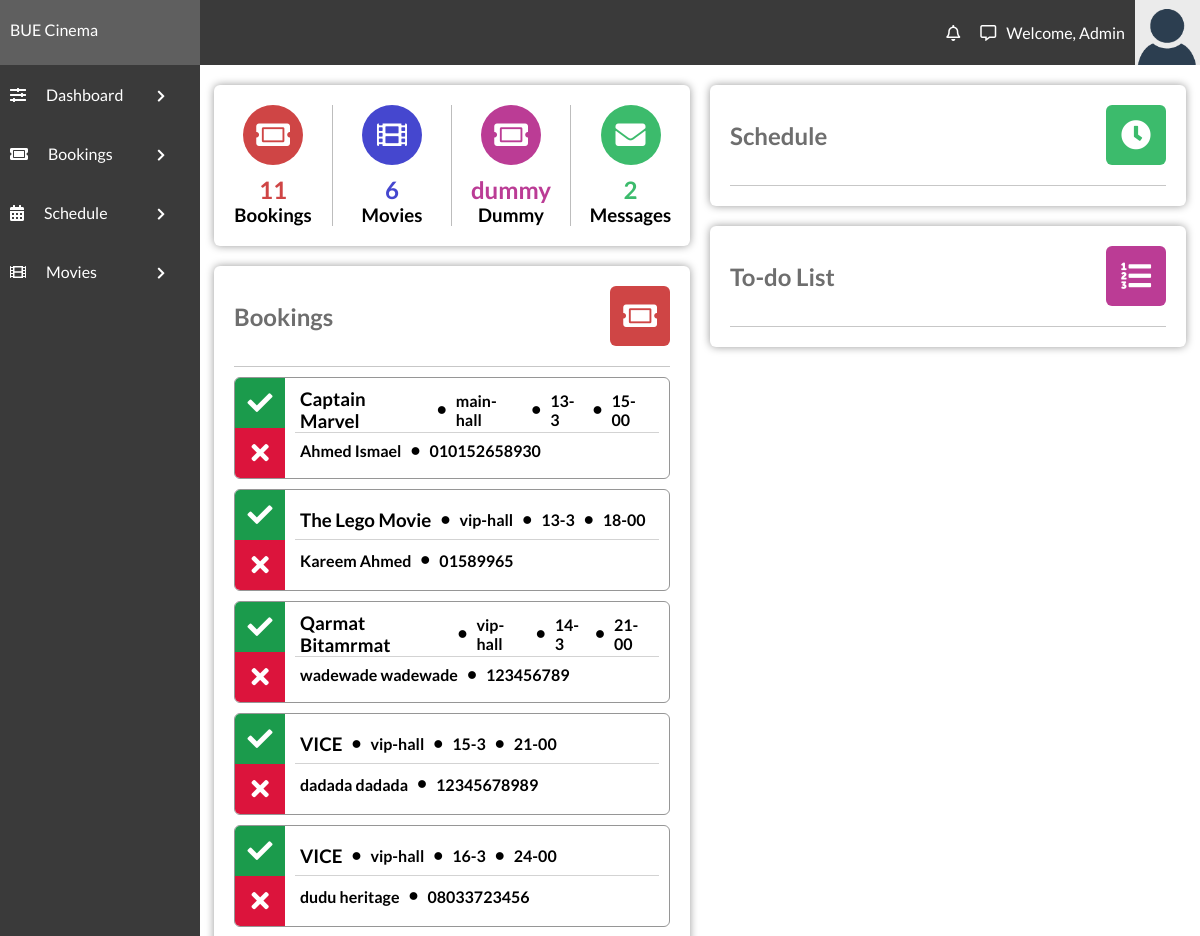
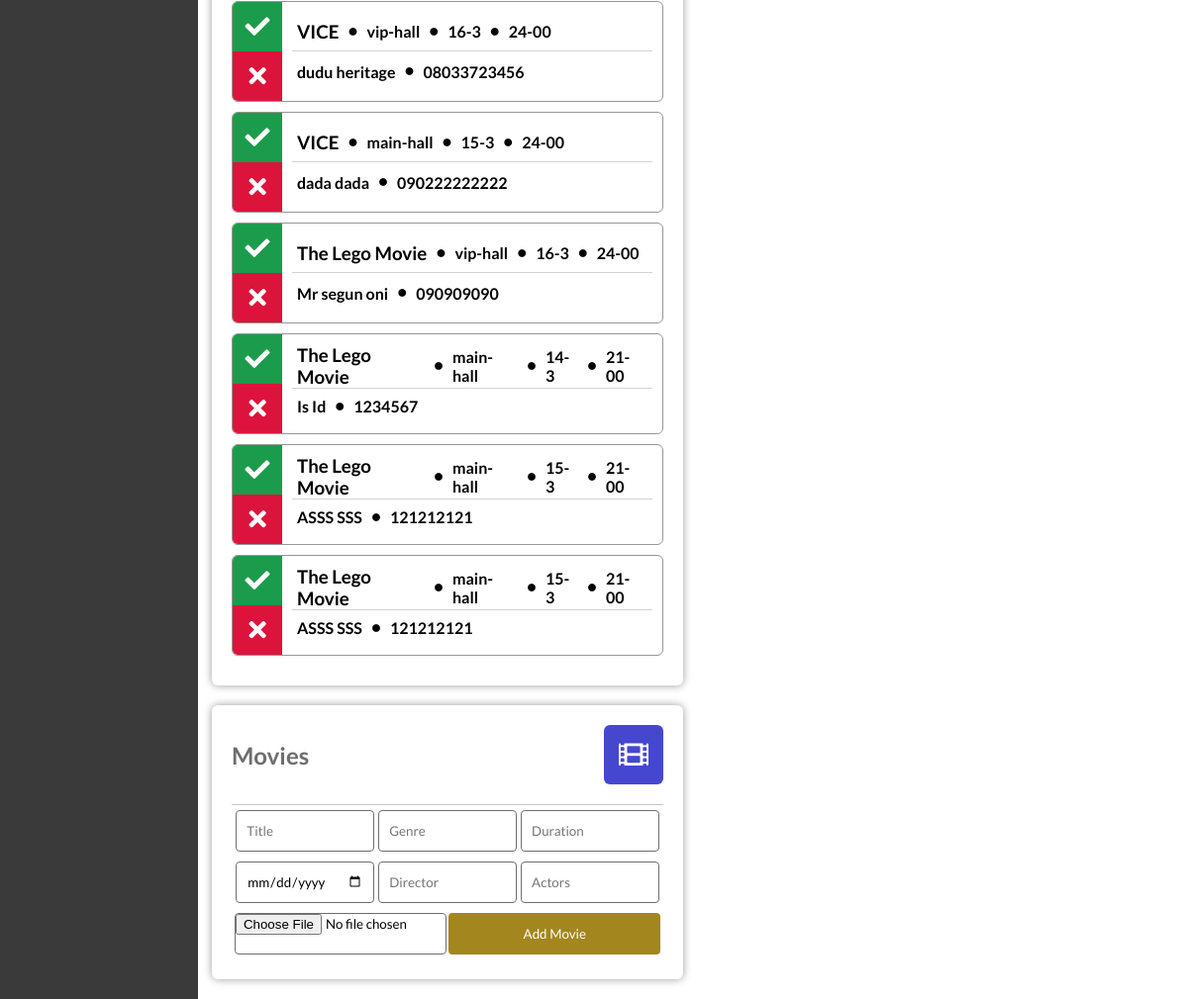
The app's page /admin/index.php with its own data (2 pictures, top to bottom).
### tables this page shows
CREATE TABLE `bookingTable` (
  `bookingID` int(11) NOT NULL,
  `movieName` varchar(100) DEFAULT NULL,
  `bookingTheatre` varchar(100) NOT NULL,
  `bookingType` varchar(100) DEFAULT NULL,
  `bookingDate` varchar(50) NOT NULL,
  `bookingTime` varchar(50) NOT NULL,
  `bookingFName` varchar(100) NOT NULL,
  `bookingLName` varchar(100) DEFAULT NULL,
  `bookingPNumber` varchar(12) NOT NULL
);

### admin/index.php (the view, shortened to what this page needs)
<!DOCTYPE html>
<html lang="en">
<head>
    <link rel="stylesheet" href="../style/styles.css">
    <link rel="stylesheet" href="https://use.fontawesome.com/releases/v5.7.2/css/all.css"
>
</head>
<body>
    <?php
    $link = mysqli_connect("localhost", "root", "", "cinemar");
    $sql = "SELECT * FROM bookingTable";
    $bookingsNo=mysqli_num_rows(mysqli_query($link, $sql));
    $messagesNo=mysqli_num_rows(mysqli_query($link, "SELECT * FROM feedbackTable"));
    $moviesNo=mysqli_num_rows(mysqli_query($link, "SELECT * FROM movieTable"));
    ?>
    <div class="admin-section-header">
        <div class="admin-logo">
            BUE Cinema
        </div>
        <div class="admin-login-info">
            <i class="far fa-bell admin-notification-button"></i>
            <i class="far fa-comment-alt"></i>
            <a href="#">Welcome, Admin</a>
            <img class="admin-user-avatar" src="../img/avatar.png" alt="">
        </div>
    </div>
    <div class="admin-container">
        <div class="admin-section admin-section1 ">
            <ul>
                <li><i class="fas fa-sliders-h"></i><a href="admin.php">Dashboard </a><i class="fas admin-dropdown fa-chevron-right"></i></li>
                <li><i class="fas fa-ticket-alt"></i><a href="">Bookings</a> <i class="fas admin-dropdown fa-chevron-right"></i></li>
                <li class="admin-navigation-schedule"><i class="fas fa-calendar-alt"></i>Schedule <i
                        class="fas admin-dropdown fa-chevron-right"></i>
                </li>
                <li><i class="fas fa-film"></i>Movies <i class="fas admin-dropdown fa-chevron-right"></i></li>
            </ul>
        </div>
        <div class="admin-section admin-section2">
            <div class="admin-section-column">
                <div class="admin-section-panel admin-section-stats">
                    <div class="admin-section-stats-panel">
                        <i class="fas fa-ticket-alt" style="background-color: #cf4545"></i>
                        <h2 style="color: #cf4545"><?php echo $bookingsNo ?></h2>
                        <h3>Bookings</h3>
                    </div>
                    <div class="admin-section-stats-panel">
                        <i class="fas fa-film" style="background-color: #4547cf"></i>
                        <h2 style="color: #4547cf"><?php echo $moviesNo ?></h2>
                        <h3>Movies</h3>
                    </div>
                    <div class="admin-section-stats-panel">
                        <i class="fas fa-ticket-alt" style="background-color: #bb3c95"></i>
                        <h2 style="color: #bb3c95">dummy</h2>
                        <h3>Dummy</h3>
                    </div>
                    <div class="admin-section-stats-panel" style="border: none">
                        <i class="fas fa-envelope" style="background-color: #3cbb6c"></i>
                        <h2 style="color: #3cbb6c"><?php echo $messagesNo ?></h2>
                        <h3>Messages</h3>
                    </div>
                </div>
                <div class="admin-section-panel admin-section-panel1">
                    <div class="admin-panel-section-header">
                        <h2>Bookings</h2>
                        <i class="fas fa-ticket-alt" style="background-color: #cf4545"></i>
                    </div>
                    <div class="admin-panel-section-content">
                        <?php
                        if($result = mysqli_query($link, $sql)){
                            if(mysqli_num_rows($result) > 0){
                                while($row = mysqli_fetch_array($result)){
                                    echo "<div class=\"admin-panel-section-booking-item\">\n";
                                    echo "                            <div class=\"admin-panel-section-booking-response\">\n";
                                    echo "                                <i class=\"fas fa-check accept-booking\" title=\"Verify booking\"></i>\n";
                                    echo "                                <a href='deleteBooking.php?id=".$row['bookingID']."'><i class=\"fas fa-times decline-booking\" title=\"Reject booking\"></i></a>\n";
                                    echo "                            </div>\n";
                                    echo "                            <div class=\"admin-panel-section-booking-info\">\n";
                                    echo "                                <div>\n";
                                    echo "                                    <h3>". $row['movieName'] ."</h3>\n";
                                    echo "                                    <i class=\"fas fa-circle \"></i>\n";
                                    echo "                                    <h4>". $row['bookingTheatre'] ."</h4>\n";
                                    echo "                                    <i class=\"fas fa-circle \"></i>\n";
                                    echo "                                    <h4>". $row['bookingDate'] ."</h4>\n";
                                    echo "                                    <i class=\"fas fa-circle \"></i>\n";
                                    echo "                                    <h4>". $row['bookingTime'] ."</h4>\n";
                                    echo "                                </div>\n";
                                    echo "                                <div>\n";
                                    echo "                                    <h4>". $row['bookingFName'] ." ". $row['bookingLName'] ."</h4>\n";
                                    echo "                                    <i class=\"fas fa-circle\"></i>\n";
                                    echo "                                    <h4>". $row['bookingPNumber'] ."</h4>\n";
                                    echo "                                </div>\n";
                                    echo "                            </div>\n";
                                    echo "                        </div>";
                                }
                            } else{
                                echo '<h4 class="no-annot">No Bookings right now</h4>';
                            }
                        } else{
                            echo "ERROR: Could not able to execute $sql. " . mysqli_error($link);
                        }
                        ?>
                    </div>
                </div>
                <div class="admin-section-panel admin-section-panel2">
                    <div class="admin-panel-section-header">
                        <h2>Movies</h2>
                        <i class="fas fa-film" style="background-color: #4547cf"></i>
                    </div>
                    <form action="" method="POST">
                        <input placeholder="Title" type="text" name="movieTitle" required>
                        <input placeholder="Genre" type="text" name="movieGenre" required>
                        <input placeholder="Duration" type="number" name="movieDuration" required>
                        <input placeholder="Release Date" type="date" name="movieRelDate" required>
                        <input placeholder="Director" type="text" name="movieDirector" required>
                        <input placeholder="Actors" type="text" name="movieActors" required>
                        <input type="file" name="movieImg" accept="image/*">
                        <button type="submit" value="submit" name="submit" class="form-btn">Add Movie</button>
                    </form>
                </div>
            </div>
            <div class="admin-section-column">
                <div class="admin-section-panel admin-section-panel4">
                    <div class="admin-panel-section-header">
                        <h2>Schedule</h2>
                        <i class="fas fa-clock" style="background-color: #3cbb6c"></i>
                    </div>
                </div>
                <div class="admin-section-panel admin-section-panel5">
                    <div class="admin-panel-section-header">
                        <h2>To-do List</h2>
                        <i class="fas fa-list-ol" style="background-color: #bb3c95"></i>
                    </div>
                </div>
            </div>
        </div>
    </div>
</body>
</html>

### style/styles.css (style rules this page uses)
* { margin: 0; padding: 0; box-sizing: border-box; font-family: 'Lato', sans-serif; text-decoration: none; color: unset; }
.admin-dropdown { float: right; font-style: normal; margin-left: 3px; font-size: 13px; position: absolute; right: 15px; top: 25px; margin: 0; }
.admin-section-header { color: #FFF; width: 100%; background-color: #3a3a3a; display: grid; grid-template-columns: 1fr 5fr; }
.admin-user-avatar { width: 65px; }
.admin-login-info { display: flex; align-items: center; justify-content: flex-end; }
.admin-login-info i { margin: 0 10px; cursor: pointer; }
.admin-login-info img { margin-left: 10px; }
.admin-logo { padding: 20px 10px; background-color: #5f5f5f; }
.admin-container { display: grid; grid-template-columns: 1fr 5fr; }
.admin-section1 { background-color: #3a3a3a; height: 100%; }
.admin-section1 ul li { width: 100%; padding: 20px 10px; background-color: #3a3a3a; color: #FFF; transition: all 0.3s ease; position: relative; cursor: pointer; }
.admin-section1 ul li i { margin-right: 20px; }
.admin-section2 { display: flex; flex-wrap: wrap; padding: 0 4px; }
.admin-section-column { flex: 50%; max-width: 50%; padding: 0 10px; }
.admin-section-panel { width: 100%; vertical-align: middle; background-color: #FFF; -webkit-border-radius: 6px; -moz-border-radius: 6px; border-radius: 6px; -webkit-box-shadow: 0px 0px 9px 0px rgba(0, 0, 0, 0.40); -moz-box-shadow: 0px 0px 9px 0px rgba(0, 0, 0, 0.40); box-shadow: 0px 0px 9px 0px rgba(0, 0, 0, 0.40); padding: 20px; margin: 20px 0; }
.admin-panel-section-header { display: flex; align-items: center; justify-content: flex-start; padding-bottom: 20px; border-bottom: #c7c7c7 1px solid; }
.admin-panel-section-header>h2 { color: #6e6e6e; }
.admin-panel-section-header>i { text-align: center; font-size: 30px; color: white; height: 60px; width: 60px; border-radius: 10%; line-height: 60px; transition: all 0.5s ease; margin-left: auto; cursor: pointer; }
.admin-section-stats { display: flex; padding: 20px 0; }
.admin-section-stats-panel { flex: 25%; max-width: 25%; text-align: center; border-right: #bdbdbd 1px solid; }
.admin-section-stats-panel>i { font-size: 30px; color: white; height: 60px; width: 60px; border-radius: 50%; line-height: 60px; transition: all 0.5s ease; margin-bottom: 10px; }
.admin-panel-section-booking-item { background-color: none; -webkit-border-radius: 6px; -moz-border-radius: 6px; border-radius: 6px; border: #969696 1px solid; margin: 10px 0; overflow: hidden; display: flex; transition: all 0.6s ease; }
.admin-panel-section-booking-response i { font-size: 25px; height: 50px; width: 50px; color: #FFF; line-height: 50px; text-align: center; display: block; cursor: pointer; }
.admin-panel-section-booking-response .accept-booking { background-color: #1b9b4c; }
.admin-panel-section-booking-response .decline-booking { background-color: #dc143c; }
.admin-panel-section-booking-info { margin: 10px 10px; display: flex; flex: 100%; flex-direction: column; justify-content: center; }
.admin-panel-section-booking-info div:first-child { border-bottom: #d3d3d3 1px solid; }
.admin-panel-section-booking-info>div { height: 100%; display: flex; }
.admin-panel-section-booking-info>div>* { display: inline-block; margin: auto 5px; }
.admin-panel-section-booking-info>div .fa-circle { font-size: 8px; }
.admin-section-panel2 form { display: flex; justify-content: space-evenly; flex-wrap: wrap; align-items: center; }
.admin-section-panel2 form input { border-radius: 4px; border: 1px solid #6e6e6e; padding: 10px; width: 32%; height: 42px; margin: 5px 0; }
.admin-section-panel2 form input[type="file"] { width: 49%; padding: 0; }
.admin-section-panel2 form button { border-radius: 4px; border: none; padding: 10px; width: 49%; text-align: center; background-color: #a3861e; color: #FFF; transition: all 0.7s ease; cursor: pointer; height: 42px; }

### records on screen
bookingtable: movieName "Captain Marvel", bookingTheatre "main-hall", bookingDate "13-3", bookingTime "15-00", bookingFName "Ahmed", bookingLName "Ismael", bookingPNumber "010152658930"
bookingtable: movieName "The Lego Movie", bookingTheatre "vip-hall", bookingDate "13-3", bookingTime "18-00", bookingFName "Kareem", bookingLName "Ahmed", bookingPNumber "01589965"
bookingtable: movieName "Qarmat Bitamrmat", bookingTheatre "vip-hall", bookingDate "14-3", bookingTime "21-00", bookingFName "wadewade", bookingLName "wadewade", bookingPNumber "123456789"
bookingtable: movieName "VICE", bookingTheatre "vip-hall", bookingDate "15-3", bookingTime "21-00", bookingFName "dadada", bookingLName "dadada", bookingPNumber "12345678989"
bookingtable: movieName "VICE", bookingTheatre "vip-hall", bookingDate "16-3", bookingTime "24-00", bookingFName "dudu", bookingLName "heritage", bookingPNumber "08033723456"
bookingtable: movieName "VICE", bookingTheatre "vip-hall", bookingDate "16-3", bookingTime "24-00", bookingFName "dudu", bookingLName "heritage", bookingPNumber "08033723456"
bookingtable: movieName "VICE", bookingTheatre "main-hall", bookingDate "15-3", bookingTime "24-00", bookingFName "dada", bookingLName "dada", bookingPNumber "090222222222"
bookingtable: movieName "The Lego Movie", bookingTheatre "vip-hall", bookingDate "16-3", bookingTime "24-00", bookingFName "Mr segun", bookingLName "oni", bookingPNumber "090909090"
bookingtable: movieName "The Lego Movie", bookingTheatre "main-hall", bookingDate "14-3", bookingTime "21-00", bookingFName "Is", bookingLName "Id", bookingPNumber "1234567"
bookingtable: movieName "The Lego Movie", bookingTheatre "main-hall", bookingDate "15-3", bookingTime "21-00", bookingFName "ASSS", bookingLName "SSS", bookingPNumber "121212121"
bookingtable: movieName "The Lego Movie", bookingTheatre "main-hall", bookingDate "15-3", bookingTime "21-00", bookingFName "ASSS", bookingLName "SSS", bookingPNumber "121212121"

### other values on screen
$bookingsNo "11"
$moviesNo "6"
$messagesNo "2"
